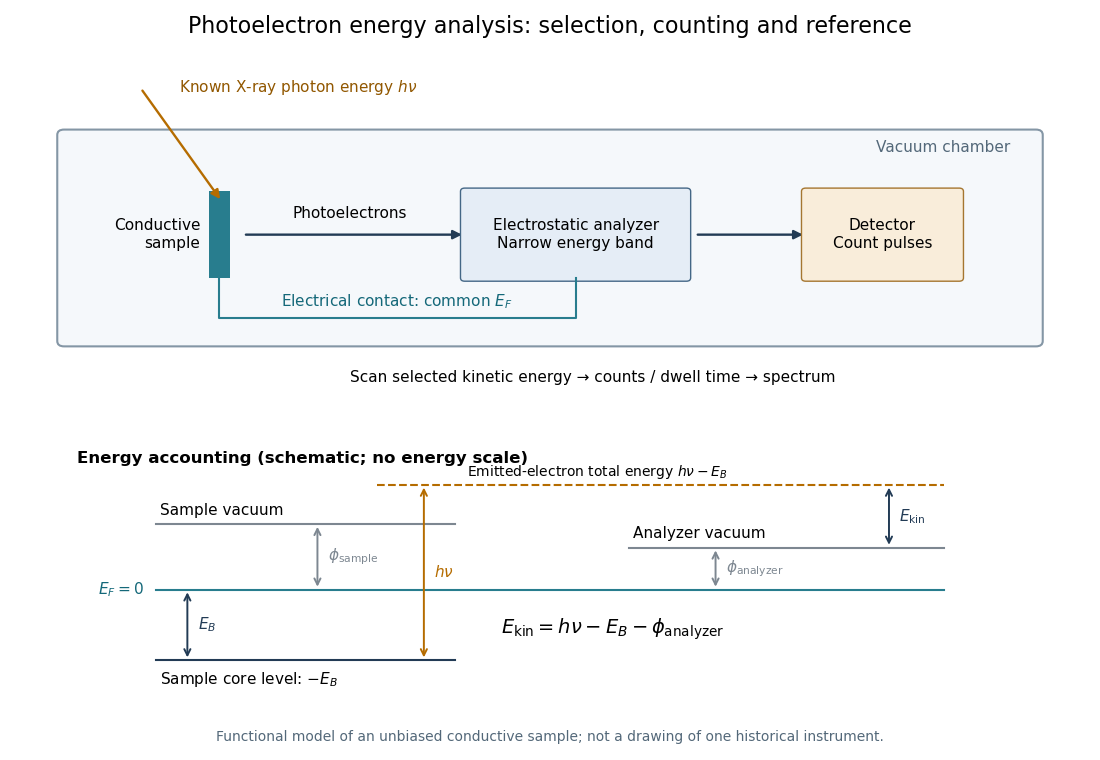

Here is the Python script that generated this plot:
"""Draw a functional XPS analyzer and its common-Fermi-level energy reference.

Run from _media; Python 3.14, matplotlib 3.10.7. No measured data.
"""

from pathlib import Path

import matplotlib.pyplot as plt
from matplotlib.patches import FancyArrowPatch, FancyBboxPatch, Rectangle


def arrow(ax, start, end, color="#223b55", **kwargs):
    ax.add_patch(FancyArrowPatch(start, end, arrowstyle="-|>", mutation_scale=13,
                                linewidth=1.7, color=color, **kwargs))


def main():
    plt.rcParams.update({"font.size": 11, "font.family": "DejaVu Sans"})
    fig = plt.figure(figsize=(11, 7.6), facecolor="white")
    fig.suptitle("Photoelectron energy analysis: selection, counting and reference", fontsize=16, y=.98)
    ax = fig.add_axes((.035, .49, .93, .42))
    ax.set(xlim=(0, 12), ylim=(0, 4.8))
    ax.axis("off")
    ax.add_patch(FancyBboxPatch((.3, .7), 11.4, 3.1, boxstyle="round,pad=.08",
                               facecolor="#f5f8fb", edgecolor="#8496a5", linewidth=1.5))
    ax.text(11.4, 3.55, "Vacuum chamber", ha="right", color="#536879")
    ax.add_patch(Rectangle((2.0, 1.65), .25, 1.3, facecolor="#287d8e"))
    ax.text(1.9, 2.3, "Conductive\nsample", ha="right", va="center")
    arrow(ax, (1.2, 4.5), (2.15, 2.8), color="#b56c00")
    ax.text(1.65, 4.45, r"Known X-ray photon energy $h\nu$", color="#915700")
    arrow(ax, (2.4, 2.3), (5, 2.3))
    ax.text(3.65, 2.55, "Photoelectrons", ha="center")
    ax.add_patch(FancyBboxPatch((5, 1.65), 2.6, 1.3, boxstyle="round,pad=.05",
                               facecolor="#e5edf6", edgecolor="#446786"))
    ax.text(6.3, 2.3, "Electrostatic analyzer\nNarrow energy band", ha="center", va="center")
    arrow(ax, (7.7, 2.3), (9, 2.3))
    ax.add_patch(FancyBboxPatch((9, 1.65), 1.8, 1.3, boxstyle="round,pad=.05",
                               facecolor="#f9edda", edgecolor="#a57630"))
    ax.text(9.9, 2.3, "Detector\nCount pulses", ha="center", va="center")
    ax.plot([2.12, 2.12, 6.3, 6.3], [1.65, 1.05, 1.05, 1.65], color="#287d8e", lw=1.5)
    ax.text(4.2, 1.15, r"Electrical contact: common $E_F$", ha="center", va="bottom", color="#146879")
    ax.text(6.5, .08, "Scan selected kinetic energy → counts / dwell time → spectrum", ha="center")

    en = fig.add_axes((.07, .09, .86, .31))
    en.set(xlim=(0, 12), ylim=(-3.9, 5.1))
    en.axis("off")
    en.text(0, 4.85, "Energy accounting (schematic; no energy scale)", fontsize=12, weight="bold")
    for lo, hi, y, col in [(1, 11, 0, "#287d8e"), (1, 4.8, -2.7, "#223b55"),
                            (1, 4.8, 2.5, "#7d8791"), (7, 11, 1.6, "#7d8791"),
                            (3.8, 11, 4, "#b56c00")]:
        en.plot([lo, hi], [y, y], color=col, lw=1.5,
                linestyle="--" if y == 4 else "-")
    en.text(.85, 0, r"$E_F=0$", ha="right", va="center", color="#146879")
    en.text(1.05, -3.45, r"Sample core level: $-E_B$", va="center")
    en.text(1.05, 2.75, "Sample vacuum", va="bottom")
    en.text(7.05, 1.85, "Analyzer vacuum", va="bottom")
    en.text(4.95, 4.15, r"Emitted-electron total energy $h\nu-E_B$", va="bottom", fontsize=10)
    for x, low, high, label, col in [(1.4, -2.7, 0, r"$E_B$", "#223b55"),
                                     (4.4, -2.7, 4, r"$h\nu$", "#b56c00"),
                                     (3.05, 0, 2.5, r"$\phi_{\rm sample}$", "#7d8791"),
                                     (8.1, 0, 1.6, r"$\phi_{\rm analyzer}$", "#7d8791"),
                                     (10.3, 1.6, 4, r"$E_{\rm kin}$", "#223b55")]:
        en.annotate("", xy=(x, high), xytext=(x, low),
                    arrowprops={"arrowstyle": "<->", "color": col, "lw": 1.4})
        en.text(x + .13, (low + high) / 2, label, va="center", color=col)
    en.text(6.8, -1.7, r"$E_{\rm kin}=h\nu-E_B-\phi_{\rm analyzer}$", fontsize=14, ha="center")
    fig.text(.5, .025, "Functional model of an unbiased conductive sample; not a drawing of one historical instrument.",
             ha="center", fontsize=10, color="#536879")
    fig.savefig(Path.cwd() / (Path(__file__).stem + ".png"), dpi=100, facecolor="white")
    plt.close(fig)


if __name__ == "__main__":
    main()
